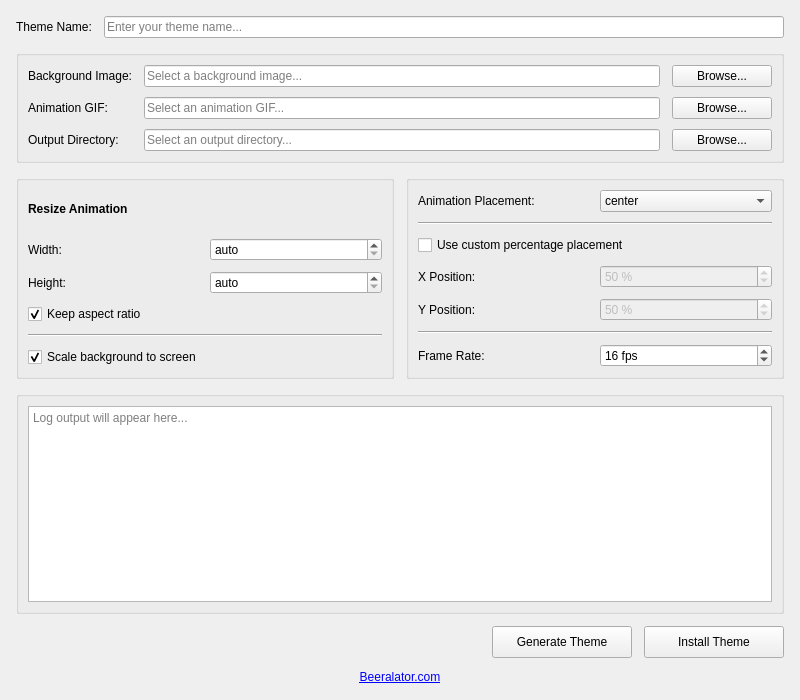
<?xml version="1.0" encoding="UTF-8"?>
<ui version="4.0">
 <class>MainWindow</class>
 <widget class="QMainWindow" name="MainWindow">
  <property name="geometry">
   <rect>
    <x>0</x>
    <y>0</y>
    <width>800</width>
    <height>700</height>
   </rect>
  </property>
  <property name="minimumSize">
   <size>
    <width>800</width>
    <height>700</height>
   </size>
  </property>
  <property name="windowTitle">
   <string>Mayflower - Boot Splash Creator</string>
  </property>
  <widget class="QWidget" name="centralwidget">
   <layout class="QVBoxLayout" name="mainLayout">
    <property name="spacing">
     <number>12</number>
    </property>
    <property name="leftMargin">
     <number>16</number>
    </property>
    <property name="topMargin">
     <number>16</number>
    </property>
    <property name="rightMargin">
     <number>16</number>
    </property>
    <property name="bottomMargin">
     <number>16</number>
    </property>
    <item>
     <layout class="QHBoxLayout" name="themeNameLayout">
      <item>
       <widget class="QLabel" name="labelTheme">
        <property name="text">
         <string>Theme Name:</string>
        </property>
       </widget>
      </item>
      <item>
       <widget class="QLineEdit" name="lineThemeName">
        <property name="placeholderText">
         <string>Enter your theme name...</string>
        </property>
       </widget>
      </item>
     </layout>
    </item>
    <item>
     <widget class="QGroupBox" name="groupFiles">
      <property name="title">
       <string/>
      </property>
      <layout class="QGridLayout" name="gridFiles">
       <property name="horizontalSpacing">
        <number>12</number>
       </property>
       <property name="verticalSpacing">
        <number>10</number>
       </property>
       <item row="1" column="1">
        <widget class="QLineEdit" name="lineAnimPath">
         <property name="placeholderText">
          <string>Select an animation GIF...</string>
         </property>
        </widget>
       </item>
       <item row="1" column="0">
        <widget class="QLabel" name="labelGif">
         <property name="text">
          <string>Animation GIF:</string>
         </property>
        </widget>
       </item>
       <item row="0" column="0">
        <widget class="QLabel" name="labelBg">
         <property name="text">
          <string>Background Image:</string>
         </property>
        </widget>
       </item>
       <item row="2" column="2">
        <widget class="QPushButton" name="btnSelectOutDir">
         <property name="sizePolicy">
          <sizepolicy hsizetype="Minimum" vsizetype="Fixed">
           <horstretch>0</horstretch>
           <verstretch>0</verstretch>
          </sizepolicy>
         </property>
         <property name="minimumSize">
          <size>
           <width>100</width>
           <height>0</height>
          </size>
         </property>
         <property name="toolTip">
          <string>Choose output folder</string>
         </property>
         <property name="text">
          <string>Browse...</string>
         </property>
        </widget>
       </item>
       <item row="0" column="2">
        <widget class="QPushButton" name="btnSelectImage">
         <property name="minimumSize">
          <size>
           <width>100</width>
           <height>0</height>
          </size>
         </property>
         <property name="toolTip">
          <string>Choose background image</string>
         </property>
         <property name="text">
          <string>Browse...</string>
         </property>
        </widget>
       </item>
       <item row="2" column="0">
        <widget class="QLabel" name="labelOut">
         <property name="text">
          <string>Output Directory:</string>
         </property>
        </widget>
       </item>
       <item row="2" column="1">
        <widget class="QLineEdit" name="lineOutDir">
         <property name="placeholderText">
          <string>Select an output directory...</string>
         </property>
        </widget>
       </item>
       <item row="1" column="2">
        <widget class="QPushButton" name="btnSelectAnim">
         <property name="minimumSize">
          <size>
           <width>100</width>
           <height>0</height>
          </size>
         </property>
         <property name="toolTip">
          <string>Choose animation GIF</string>
         </property>
         <property name="text">
          <string>Browse...</string>
         </property>
        </widget>
       </item>
       <item row="0" column="1">
        <widget class="QLineEdit" name="lineImagePath">
         <property name="placeholderText">
          <string>Select a background image...</string>
         </property>
        </widget>
       </item>
      </layout>
     </widget>
    </item>
    <item>
     <layout class="QHBoxLayout" name="settingsLayout">
      <property name="spacing">
       <number>12</number>
      </property>
      <item>
       <widget class="QGroupBox" name="groupOptions">
        <property name="title">
         <string/>
        </property>
        <layout class="QVBoxLayout" name="optionsLayout">
         <property name="spacing">
          <number>10</number>
         </property>
         <item>
          <widget class="QLabel" name="labelResize">
           <property name="font">
            <font>
             <bold>true</bold>
            </font>
           </property>
           <property name="text">
            <string>Resize Animation</string>
           </property>
          </widget>
         </item>
         <item>
          <layout class="QHBoxLayout" name="widthLayout">
           <item>
            <widget class="QLabel" name="labelW">
             <property name="text">
              <string>Width:</string>
             </property>
            </widget>
           </item>
           <item>
            <widget class="QSpinBox" name="spinAnimW">
             <property name="toolTip">
              <string>Target width (0 = auto)</string>
             </property>
             <property name="specialValueText">
              <string>auto</string>
             </property>
             <property name="suffix">
              <string> px</string>
             </property>
             <property name="minimum">
              <number>0</number>
             </property>
             <property name="maximum">
              <number>16384</number>
             </property>
             <property name="value">
              <number>0</number>
             </property>
            </widget>
           </item>
          </layout>
         </item>
         <item>
          <layout class="QHBoxLayout" name="heightLayout">
           <item>
            <widget class="QLabel" name="labelH">
             <property name="text">
              <string>Height:</string>
             </property>
            </widget>
           </item>
           <item>
            <widget class="QSpinBox" name="spinAnimH">
             <property name="toolTip">
              <string>Target height (0 = auto)</string>
             </property>
             <property name="specialValueText">
              <string>auto</string>
             </property>
             <property name="suffix">
              <string> px</string>
             </property>
             <property name="minimum">
              <number>0</number>
             </property>
             <property name="maximum">
              <number>16384</number>
             </property>
             <property name="value">
              <number>0</number>
             </property>
            </widget>
           </item>
          </layout>
         </item>
         <item>
          <widget class="QCheckBox" name="chkKeepAspect">
           <property name="text">
            <string>Keep aspect ratio</string>
           </property>
           <property name="checked">
            <bool>true</bool>
           </property>
          </widget>
         </item>
         <item>
          <widget class="Line" name="separator1">
           <property name="orientation">
            <enum>Qt::Orientation::Horizontal</enum>
           </property>
          </widget>
         </item>
         <item>
          <widget class="QCheckBox" name="chkScaleToScreen">
           <property name="toolTip">
            <string>When enabled, background is scaled to fit screen</string>
           </property>
           <property name="text">
            <string>Scale background to screen</string>
           </property>
           <property name="checked">
            <bool>true</bool>
           </property>
          </widget>
         </item>
        </layout>
       </widget>
      </item>
      <item>
       <widget class="QGroupBox" name="groupPlacement">
        <property name="title">
         <string/>
        </property>
        <layout class="QVBoxLayout" name="placementLayout">
         <property name="spacing">
          <number>10</number>
         </property>
         <item>
          <layout class="QHBoxLayout" name="positionPresetLayout">
           <item>
            <widget class="QLabel" name="labelPosition">
             <property name="text">
              <string>Animation Placement:</string>
             </property>
            </widget>
           </item>
           <item>
            <widget class="QComboBox" name="comboAnimPlacement">
             <property name="currentIndex">
              <number>0</number>
             </property>
             <item>
              <property name="text">
               <string>center</string>
              </property>
             </item>
             <item>
              <property name="text">
               <string>bottom-center</string>
              </property>
             </item>
             <item>
              <property name="text">
               <string>top-center</string>
              </property>
             </item>
             <item>
              <property name="text">
               <string>left-center</string>
              </property>
             </item>
             <item>
              <property name="text">
               <string>right-center</string>
              </property>
             </item>
             <item>
              <property name="text">
               <string>bottom-left</string>
              </property>
             </item>
             <item>
              <property name="text">
               <string>bottom-right</string>
              </property>
             </item>
             <item>
              <property name="text">
               <string>top-left</string>
              </property>
             </item>
             <item>
              <property name="text">
               <string>top-right</string>
              </property>
             </item>
            </widget>
           </item>
          </layout>
         </item>
         <item>
          <widget class="Line" name="separator2">
           <property name="orientation">
            <enum>Qt::Orientation::Horizontal</enum>
           </property>
          </widget>
         </item>
         <item>
          <widget class="QCheckBox" name="usePercentPlacement">
           <property name="text">
            <string>Use custom percentage placement</string>
           </property>
           <property name="checked">
            <bool>false</bool>
           </property>
          </widget>
         </item>
         <item>
          <layout class="QHBoxLayout" name="xPercentLayout">
           <item>
            <widget class="QLabel" name="labelXPercent">
             <property name="text">
              <string>X Position:</string>
             </property>
            </widget>
           </item>
           <item>
            <widget class="QSpinBox" name="xPercentSpin">
             <property name="enabled">
              <bool>false</bool>
             </property>
             <property name="suffix">
              <string> %</string>
             </property>
             <property name="minimum">
              <number>0</number>
             </property>
             <property name="maximum">
              <number>100</number>
             </property>
             <property name="value">
              <number>50</number>
             </property>
            </widget>
           </item>
          </layout>
         </item>
         <item>
          <layout class="QHBoxLayout" name="yPercentLayout">
           <item>
            <widget class="QLabel" name="labelYPercent">
             <property name="text">
              <string>Y Position:</string>
             </property>
            </widget>
           </item>
           <item>
            <widget class="QSpinBox" name="yPercentSpin">
             <property name="enabled">
              <bool>false</bool>
             </property>
             <property name="suffix">
              <string> %</string>
             </property>
             <property name="minimum">
              <number>0</number>
             </property>
             <property name="maximum">
              <number>100</number>
             </property>
             <property name="value">
              <number>50</number>
             </property>
            </widget>
           </item>
          </layout>
         </item>
         <item>
          <widget class="Line" name="separator3">
           <property name="orientation">
            <enum>Qt::Orientation::Horizontal</enum>
           </property>
          </widget>
         </item>
         <item>
          <layout class="QHBoxLayout" name="fpsLayout">
           <item>
            <widget class="QLabel" name="labelFPS">
             <property name="text">
              <string>Frame Rate:</string>
             </property>
            </widget>
           </item>
           <item>
            <widget class="QSpinBox" name="fpsSpin">
             <property name="suffix">
              <string> fps</string>
             </property>
             <property name="minimum">
              <number>1</number>
             </property>
             <property name="maximum">
              <number>60</number>
             </property>
             <property name="value">
              <number>16</number>
             </property>
            </widget>
           </item>
          </layout>
         </item>
        </layout>
       </widget>
      </item>
     </layout>
    </item>
    <item>
     <widget class="QGroupBox" name="groupLog">
      <property name="title">
       <string/>
      </property>
      <layout class="QVBoxLayout" name="logLayout">
       <item>
        <widget class="QPlainTextEdit" name="textLog">
         <property name="readOnly">
          <bool>true</bool>
         </property>
         <property name="placeholderText">
          <string>Log output will appear here...</string>
         </property>
        </widget>
       </item>
      </layout>
     </widget>
    </item>
    <item>
     <layout class="QHBoxLayout" name="buttonLayout">
      <item>
       <spacer name="buttonSpacer">
        <property name="orientation">
         <enum>Qt::Orientation::Horizontal</enum>
        </property>
        <property name="sizeHint" stdset="0">
         <size>
          <width>40</width>
          <height>20</height>
         </size>
        </property>
       </spacer>
      </item>
      <item>
       <widget class="QPushButton" name="btnGenerate">
        <property name="minimumSize">
         <size>
          <width>140</width>
          <height>32</height>
         </size>
        </property>
        <property name="toolTip">
         <string>Generate theme files</string>
        </property>
        <property name="text">
         <string>Generate Theme</string>
        </property>
       </widget>
      </item>
      <item>
       <widget class="QPushButton" name="btnInstall">
        <property name="minimumSize">
         <size>
          <width>140</width>
          <height>32</height>
         </size>
        </property>
        <property name="toolTip">
         <string>Install the generated theme</string>
        </property>
        <property name="text">
         <string>Install Theme</string>
        </property>
       </widget>
      </item>
     </layout>
    </item>
    <item>
     <widget class="QLabel" name="label">
      <property name="text">
       <string>&lt;html&gt;&lt;head/&gt;&lt;body&gt;&lt;p&gt;&lt;a href=&quot;https://www.beeralator.com&quot;&gt;&lt;span style=&quot; text-decoration: underline; color:#0000ff;&quot;&gt;Beeralator.com&lt;/span&gt;&lt;/a&gt;&lt;/p&gt;&lt;/body&gt;&lt;/html&gt;</string>
      </property>
      <property name="alignment">
       <set>Qt::AlignmentFlag::AlignCenter</set>
      </property>
      <property name="openExternalLinks">
       <bool>true</bool>
      </property>
     </widget>
    </item>
   </layout>
  </widget>
  <widget class="QMenuBar" name="menubar">
   <property name="geometry">
    <rect>
     <x>0</x>
     <y>0</y>
     <width>800</width>
     <height>27</height>
    </rect>
   </property>
  </widget>
 </widget>
 <resources/>
 <connections>
  <connection>
   <sender>usePercentPlacement</sender>
   <signal>toggled(bool)</signal>
   <receiver>xPercentSpin</receiver>
   <slot>setEnabled(bool)</slot>
   <hints>
    <hint type="sourcelabel">
     <x>20</x>
     <y>20</y>
    </hint>
    <hint type="destinationlabel">
     <x>20</x>
     <y>20</y>
    </hint>
   </hints>
  </connection>
  <connection>
   <sender>usePercentPlacement</sender>
   <signal>toggled(bool)</signal>
   <receiver>yPercentSpin</receiver>
   <slot>setEnabled(bool)</slot>
   <hints>
    <hint type="sourcelabel">
     <x>20</x>
     <y>20</y>
    </hint>
    <hint type="destinationlabel">
     <x>20</x>
     <y>20</y>
    </hint>
   </hints>
  </connection>
 </connections>
</ui>
